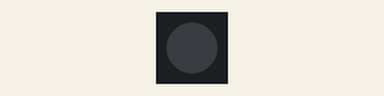
A sketch run on a simulated ESP32. On the bench: 1 RGB LEDs in strip order, left to right. WiFi joins after 1.5 s; servers stay silent unless stated; the local clock reads 2024-03-15 10:24:30 at power-on unless the sketch sets it; no MQTT or app messages arrive unless stated; what the sketch prints to the serial monitor is not drawn.

Above: at 2.9 s.
Timing chart, 0 to 4.4 s (numbered marks = the images above):
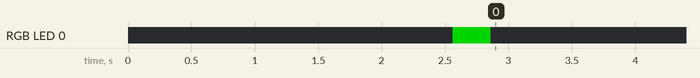

The sketch:

MQTT_AWS_test2.ino
```cpp
#include <M5Core2.h>
#include <WiFi.h>
#include <FastLED.h>
#include <time.h>

// LED設定
#define LED_PIN 21
#define NUM_LEDS 1
CRGB leds[NUM_LEDS];

void flashLED(CRGB color, int duration_ms) {
  leds[0] = color;
  FastLED.show();
  delay(duration_ms);
  leds[0] = CRGB::Black;
  FastLED.show();
}

// AWS IoT
#include <ArduinoJson.h>
#include <WiFiClient.h>
#include <WiFiClientSecure.h>
#include <PubSubClient.h>
#define WIFI_SSID "neko01"
#define WIFI_PASSPHREASE "64646631"
#define DEVICE_NAME "sample002"
#define AWS_IOT_ENDPOINT "d0518902q7so9rnorfjf-ats.iot.us-east-1.amazonaws.com"
#define AWS_IOT_PORT 8883
#define PUBLISH_TOPIC DEVICE_NAME"/status"
#define SUBSCRIBE_TOPIC DEVICE_NAME"/blink"
#define QOS 0

WiFiClientSecure https_client;
PubSubClient mqtt_client(https_client);

// certs.cpp
extern const char *root_ca;
extern const char *certificate;
extern const char *private_key;


// WiFi接続
void connect_wifi() {
    Serial.print("WiFi Connecting to ");
    Serial.println(WIFI_SSID);
    WiFi.begin(WIFI_SSID, WIFI_PASSPHREASE);
    while (WiFi.status() != WL_CONNECTED) {
        Serial.print(".");
        delay(500);
    }
    Serial.println("Connected");
    Serial.println("IPv4: " + WiFi.localIP().toString());
    Serial.println("");
}

// AWS IoT 接続
bool connect_awsiot() {
    https_client.setCACert(root_ca);
    https_client.setCertificate(certificate);
    https_client.setPrivateKey(private_key);

    // SNIを有効化（重要）
    https_client.setHandshakeTimeout(5);
    mqtt_client.setServer(AWS_IOT_ENDPOINT, AWS_IOT_PORT);

    while (!mqtt_client.connected())  {
        Serial.println("MQTT connection...");
        if (mqtt_client.connect(DEVICE_NAME)) {
            Serial.println("Connected");

            mqtt_client.subscribe(SUBSCRIBE_TOPIC, QOS);
            Serial.println("Subscribed.");
            delay(1000); // 表示したメッセージ確認できるようにするため

            return true;
        } else {
            Serial.println("Failed, rc=" + String(mqtt_client.state()));
            Serial.println("");
            return false;
        }
    }
}

void setup() {
  Serial.begin(115200);
  FastLED.addLeds<WS2812, LED_PIN, GRB>(leds, NUM_LEDS);
  leds[0] = CRGB::Black;
  FastLED.show();

  connect_wifi(); // WiFi 接続

  configTime(0, 0, "pool.ntp.org", "time.nist.gov");
  Serial.print("Waiting for NTP time sync...");
  time_t now = time(nullptr);
  while (now < 8 * 3600 * 2) {
    delay(500);
    Serial.print(".");
    now = time(nullptr);
  }
  Serial.println(" done.");
  Serial.println(ctime(&now));

  if (connect_awsiot()) { // AWS IoT 接続
      flashLED(CRGB::Green, 300);
  }
}

// 点灯の状態
bool blink = false;

// 現在の点灯状態をpublichする
void publish() {
    StaticJsonDocument<200> json_document;
    char json_string[100];
    json_document["blink"] = blink;
    serializeJson(json_document, json_string);
    mqtt_client.publish(PUBLISH_TOPIC, json_string);
}


void loop() {
    mqtt_client.loop(); // Subscribeする時は、必須
    publish(); // 現在の状態をpublishする
    delay(500);
}
```

certs.ino
```cpp
const char *root_ca = R"(-----BEGIN CERTIFICATE-----
MIIDQTCCAimgAwIBAgITBmyfz5m/jAo54vB4ikPmljZbyjANBgkqhkiG9w0BAQsF
ADA5MQswCQYDVQQGEwJVUzEPMA0GA1UEChMGQW1hem9uMRkwFwYDVQQDExBBbWF6
b24gUm9vdCBDQSAxMB4XDTE1MDUyNjAwMDAwMFoXDTM4MDExNzAwMDAwMFowOTEL
MAkGA1UEBhMCVVMxDzANBgNVBAoTBkFtYXpvbjEZMBcGA1UEAxMQQW1hem9uIFJv
b3QgQ0EgMTCCASIwDQYJKoZIhvcNAQEBBQADggEPADCCAQoCggEBALJ4gHHKeNXj
ca9HgFB0fW7Y14h29Jlo91ghYPl0hAEvrAIthtOgQ3pOsqTQNroBvo3bSMgHFzZM
9O6II8c+6zf1tRn4SWiw3te5djgdYZ6k/oI2peVKVuRF4fn9tBb6dNqcmzU5L/qw
IFAGbHrQgLKm+a/sRxmPUDgH3KKHOVj4utWp+UhnMJbulHheb4mjUcAwhmahRWa6
VOujw5H5SNz/0egwLX0tdHA114gk957EWW67c4cX8jJGKLhD+rcdqsq08p8kDi1L
93FcXmn/6pUCyziKrlA4b9v7LWIbxcceVOF34GfID5yHI9Y/QCB/IIDEgEw+OyQm
jgSubJrIqg0CAwEAAaNCMEAwDwYDVR0TAQH/BAUwAwEB/zAOBgNVHQ8BAf8EBAMC
AYYwHQYDVR0OBBYEFIQYzIU07LwMlJQuCFmcx7IQTgoIMA0GCSqGSIb3DQEBCwUA
A4IBAQCY8jdaQZChGsV2USggNiMOruYou6r4lK5IpDB/G/wkjUu0yKGX9rbxenDI
U5PMCCjjmCXPI6T53iHTfIUJrU6adTrCC2qJeHZERxhlbI1Bjjt/msv0tadQ1wUs
N+gDS63pYaACbvXy8MWy7Vu33PqUXHeeE6V/Uq2V8viTO96LXFvKWlJbYK8U90vv
o/ufQJVtMVT8QtPHRh8jrdkPSHCa2XV4cdFyQzR1bldZwgJcJmApzyMZFo6IQ6XU
5MsI+yMRQ+hDKXJioaldXgjUkK642M4UwtBV8ob2xJNDd2ZhwLnoQdeXeGADbkpy
rqXRfboQnoZsG4q5WTP468SQvvG5
-----END CERTIFICATE-----
)";

const char *certificate = R"(-----BEGIN CERTIFICATE-----
MIIDWTCCAkGgAwIBAgIUU3Fu2/l8LOtPDwGG4qiAop9mUs8wDQYJKoZIhvcNAQEL
BQAwTTFLMEkGA1UECwxCQW1hem9uIFdlYiBTZXJ2aWNlcyBPPUFtYXpvbi5jb20g
SW5jLiBMPVNlYXR0bGUgU1Q9V2FzaGluZ3RvbiBDPVVTMB4XDTI1MDcwNjA3NTgw
M1oXDTQ5MTIzMTIzNTk1OVowHjEcMBoGA1UEAwwTQVdTIElvVCBDZXJ0aWZpY2F0
ZTCCASIwDQYJKoZIhvcNAQEBBQADggEPADCCAQoCggEBAOeiOHiDuG1JdqLEskaW
Hbwx1zBlLAhKXKQvVXyX52XvtAI0Z+r1njI2lWoONs3cFPcMV8mL95mNpkfZWnV5
Okc/IOgCcq8VckKBCHXq8QR6dICB2y4KlwdTBUXRqo7yObqG9yjTRP71efWpOhlb
aIQO5gTUrqrK/yaYM/jAAYjV1OFknKp1RpdX1zDB+JsQSTh9yR3OfKFTXY+Qjb+h
N2K7C550QJ+Ot0FN68aO/YCen8bx3wQx3zxCavfYegU97hHvGy3hHjkfZvxZcJ9D
Ntxk4e+XoCDxS/9TarMWBKBE4+eh5nI9kndg6RjKIi8jtGJSfMRpoYQ1ep+TGfup
znECAwEAAaNgMF4wHwYDVR0jBBgwFoAUhr8Rzf/0bvRQ2t/H9nWeqY7i9kwwHQYD
VR0OBBYEFE1u5P1y7bZAVeBSE6+7XGjcASSRMAwGA1UdEwEB/wQCMAAwDgYDVR0P
AQH/BAQDAgeAMA0GCSqGSIb3DQEBCwUAA4IBAQCtAl8n+N4JwpAoWvyuRohaQ5du
fRMHHwBhzZ25cjHGhF9DfuwGsPSv3PKGYpKXsYSgzcW4dva2nfuy2P01znfzZ9GI
w02Vjg2YKozAODz1Vfgn5FcxbH3n1XXSKlYAVzjssTYeL/AKM35MVQwBNsnX6KAU
tE91YxWxXjhZKjML4vaQPprJE5Sir7tgfr7YMbFTSZHoJmOOD08Um2gxVC+2hbo6
TU9+sPp0hZgDwhl+jHJ8u9hpcZCuO1BOggCrrLEfNEmD6CCjhL81ltIDkbkadAOX
WzVn+8Kh0nfZ086iIbfqWoGjxCeWtRbAySLImztdN5EiA/zOsU5EUDiGBRsM
-----END CERTIFICATE-----
)";

const char *private_key = R"(-----BEGIN RSA PRIVATE KEY-----
MIIEpgIBAAKCAQEA56I4eIO4bUl2osSyRpYdvDHXMGUsCEpcpC9VfJfnZe+0AjRn
6vWeMjaVag42zdwU9wxXyYv3mY2mR9ladXk6Rz8g6AJyrxVyQoEIderxBHp0gIHb
LgqXB1MFRdGqjvI5uob3KNNE/vV59ak6GVtohA7mBNSuqsr/Jpgz+MABiNXU4WSc
qnVGl1fXMMH4mxBJOH3JHc58oVNdj5CNv6E3YrsLnnRAn463QU3rxo79gJ6fxvHf
BDHfPEJq99h6BT3uEe8bLeEeOR9m/Flwn0M23GTh75egIPFL/1NqsxYEoETj56Hm
cj2Sd2DpGMoiLyO0YlJ8xGmhhDV6n5MZ+6nOcQIDAQABAoIBAQCmYM0zM1nrlhMT
AzoSnY0qOpqY9nLUWaWFgUJkRjA99hlUZBQonthMtQxJq4AOCgE9Gq6L5G+q6iYA
Ac2KB9OmjV+zht6diEgUIN7U5DbOwq6gB6ZJwe2No0JsThe2qaJxqrQprOcoQ2ag
4DcNM600/gaWfbYgk8MGE9lw2WnAwIlaK+S2cTqrmaBYp7OYehGW3qOEgxNObaYL
65W1gEqOOyq9A4JmKZ8G2Y4TeIBDxIC5i5xMaZVsrzC4evNA7114BQm9ALEOe655
racI3zfmZwjAu6NALBK3svoum9yiSNXprIZYIL11l5zcVVT4dy1Cqa2qi53HR8ST
Mo6aLCThAoGBAPYTNqWr3n4i9UmgwsakdVmGI1L5jg3PCVVcuOxIolDXvD2xGPWx
pEThYMyqFrCnwn/W+D/q4zgFR8bv5VM/i1PEQcc2fxccPTGwRbUWB4clz4vtBxRB
n2Z68sM2Uv15bHksInpZfzZWLsYCHXx3Y0KM2EcWw1R2+4G0Aor3dirNAoGBAPD5
5XJJ4FtACOjCpf7lrue64Rl3tvR8QD2X+VP/HXECPF721u3RRyQBzET9C2rEUiSU
1tFLMscSD5eUSn26/ejNazB54zq0W0TrV0LFgmEfKqcuu2DKpbpLj3eiDpzgcdm8
MQN2FGq8KIUQdn8/rKlsrWG83qZ785z0RUXNgro1AoGBAIy3fgeNWiVdjlE1aky3
3Rd9upOHe/FvlJHI/UK5YoDCbbYFoRVXKW3uSDGhjmok9PewEbRTeO4fLuWXZ9eM
Pft//nGSO2kWz/OrLqGYYGOrfp0wxVyTDjlHU63IUfr7RcmhMHIw3atP61119jCo
AQ4chs1YOgkCJV8NdmrLijp9AoGBALqwj78EVwm6yWwyaNHada/Xy06kvZwZqtdN
Jv+ZNOD5X3Ye/BJQwTG3Jt8Hv9GeeRkYKnkJLjSl3GiNnUxdExtKEdIDjDRNyCvT
u83iIIlH0Q6mmMp7FPwIUATaC0IkbG/IaZyJ3XV3gljckUEyPn0f0g9XeJM4klq1
r/lNJwtFAoGBAIcbYcXkGxis5I3rTH/jnWHp/5DJnBLaDZwpytguG6DvkrMi7/Qz
7R/KxA3AVFHQwkKu+J2ELq5/zHN8eTjoNYUg60yhSQy4ep8Cj6yKDVK8yrqMz8Ma
dXgln03XAQfAj9G0Y//mb2t8C7n+2He528Ki2+oR0rvDrKTklAel1dPH
-----END RSA PRIVATE KEY-----
)";
```

Measured:
- by itself, RGB LED 0: off → RGB(0, 128, 0) at 2.6 s, → off 0.30 s later
